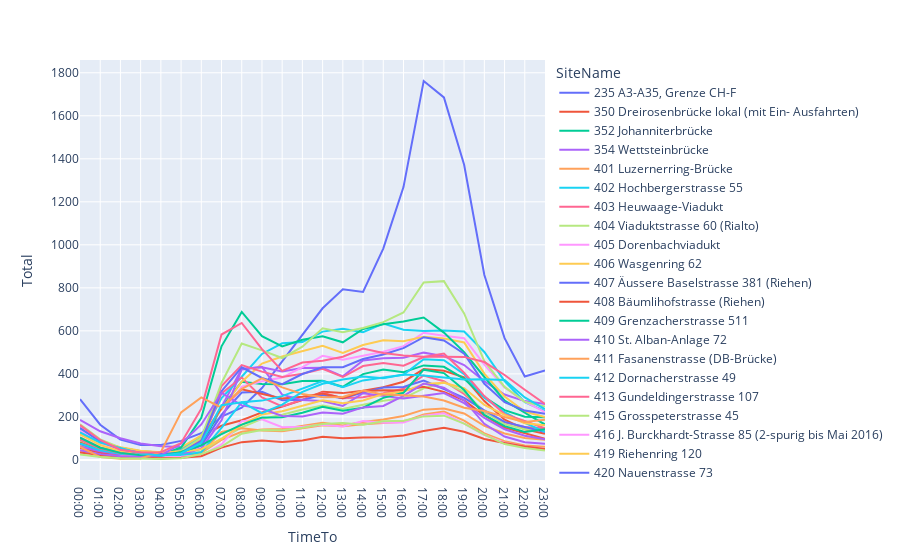

Notebook cell for this chart:
### Code cell
px.line(df_v1, x="TimeTo", y="Total", color="SiteName")

### Figure 1 — Plotly figure (JSON) as saved in the notebook; plotly's stock layout.template omitted (floating-point values rounded to 4 significant figures)
{"data": [{"hovertemplate": "SiteName=235 A3-A35, Grenze CH-F<br>TimeTo=%{x}<br>Total=%{y}<extra></extra>", "legendgroup": "235 A3-A35, Grenze CH-F", "line": {"color": "#636efa", "dash": "solid"}, "mode": "lines", "name": "235 A3-A35, Grenze CH-F", "showlegend": true, "type": "scatter", "x": ["00:00", "01:00", "02:00", "03:00", "04:00", "05:00", "06:00", "07:00", "08:00", "09:00", "10:00", "11:00", "12:00", "13:00", "14:00", "15:00", "16:00", "17:00", "18:00", "19:00", "20:00", "21:00", "22:00", "23:00"], "xaxis": "x", "y": [282.5, 163.6, 94.24, 68.75, 69.78, 88.44, 124.2, 201.5, 242.8, 334.0, 458.0, 584.0, 704.9, 792.8, 780.6, 982.6, 1268.0, 1762.0, 1685.0, 1372.0, 859.6, 566.2, 387.4, 415.6], "yaxis": "y"}, {"hovertemplate": "SiteName=350 Dreirosenbrücke lokal (mit Ein- Ausfahrten)<br>TimeTo=%{x}<br>Total=%{y}<extra></extra>", "legendgroup": "350 Dreirosenbrücke lokal (mit Ein- Ausfahrten)", "line": {"color": "#EF553B", "dash": "solid"}, "mode": "lines", "name": "350 Dreirosenbrücke lokal (mit Ein- Ausfahrten)", "showlegend": true, "type": "scatter", "x": ["00:00", "01:00", "02:00", "03:00", "04:00", "05:00", "06:00", "07:00", "08:00", "09:00", "10:00", "11:00", "12:00", "13:00", "14:00", "15:00", "16:00", "17:00", "18:00", "19:00", "20:00", "21:00", "22:00", "23:00"], "xaxis": "x", "y": [83.36, 49.61, 29.17, 20.0, 22.62, 38.33, 110.9, 158.7, 184.2, 221.0, 248.5, 278.4, 316.5, 310.5, 321.1, 337.8, 363.5, 422.1, 414.0, 384.0, 273.3, 186.9, 142.7, 121.6], "yaxis": "y"}, {"hovertemplate": "SiteName=352 Johanniterbrücke<br>TimeTo=%{x}<br>Total=%{y}<extra></extra>", "legendgroup": "352 Johanniterbrücke", "line": {"color": "#00cc96", "dash": "solid"}, "mode": "lines", "name": "352 Johanniterbrücke", "showlegend": true, "type": "scatter", "x": ["00:00", "01:00", "02:00", "03:00", "04:00", "05:00", "06:00", "07:00", "08:00", "09:00", "10:00", "11:00", "12:00", "13:00", "14:00", "15:00", "16:00", "17:00", "18:00", "19:00", "20:00", "21:00", "22:00", "23:00"], "xaxis": "x", "y": [130.4, 81.93, 56.5, 40.73, 34.37, 33.22, 66.88, 244.1, 362.7, 352.5, 351.3, 367.0, 367.9, 339.8, 399.0, 420.0, 407.8, 439.3, 432.8, 377.2, 292.1, 231.5, 200.3, 198.1], "yaxis": "y"}, {"hovertemplate": "SiteName=354 Wettsteinbrücke<br>TimeTo=%{x}<br>Total=%{y}<extra></extra>", "legendgroup": "354 Wettsteinbrücke", "line": {"color": "#ab63fa", "dash": "solid"}, "mode": "lines", "name": "354 Wettsteinbrücke", "showlegend": true, "type": "scatter", "x": ["00:00", "01:00", "02:00", "03:00", "04:00", "05:00", "06:00", "07:00", "08:00", "09:00", "10:00", "11:00", "12:00", "13:00", "14:00", "15:00", "16:00", "17:00", "18:00", "19:00", "20:00", "21:00", "22:00", "23:00"], "xaxis": "x", "y": [186.0, 132.9, 101.0, 76.05, 63.24, 60.52, 85.27, 245.8, 424.5, 430.2, 410.5, 427.1, 428.3, 388.5, 462.6, 472.4, 475.3, 498.7, 482.7, 440.9, 365.6, 303.8, 273.4, 259.9], "yaxis": "y"}, {"hovertemplate": "SiteName=401 Luzernerring-Brücke<br>TimeTo=%{x}<br>Total=%{y}<extra></extra>", "legendgroup": "401 Luzernerring-Brücke", "line": {"color": "#FFA15A", "dash": "solid"}, "mode": "lines", "name": "401 Luzernerring-Brücke", "showlegend": true, "type": "scatter", "x": ["00:00", "01:00", "02:00", "03:00", "04:00", "05:00", "06:00", "07:00", "08:00", "09:00", "10:00", "11:00", "12:00", "13:00", "14:00", "15:00", "16:00", "17:00", "18:00", "19:00", "20:00", "21:00", "22:00", "23:00"], "xaxis": "x", "y": [64.38, 39.06, 24.16, 17.13, 15.69, 21.96, 32.93, 93.26, 131.0, 141.2, 143.5, 158.6, 172.2, 159.6, 176.6, 187.9, 204.5, 233.7, 239.1, 216.1, 158.7, 122.9, 102.3, 93.95], "yaxis": "y"}, {"hovertemplate": "SiteName=402 Hochbergerstrasse 55<br>TimeTo=%{x}<br>Total=%{y}<extra></extra>", "legendgroup": "402 Hochbergerstrasse 55", "line": {"color": "#19d3f3", "dash": "solid"}, "mode": "lines", "name": "402 Hochbergerstrasse 55", "showlegend": true, "type": "scatter", "x": ["00:00", "01:00", "02:00", "03:00", "04:00", "05:00", "06:00", "07:00", "08:00", "09:00", "10:00", "11:00", "12:00", "13:00", "14:00", "15:00", "16:00", "17:00", "18:00", "19:00", "20:00", "21:00", "22:00", "23:00"], "xaxis": "x", "y": [141.7, 84.47, 50.78, 37.68, 32.09, 47.98, 110.7, 287.9, 386.5, 492.7, 542.2, 548.0, 596.4, 609.4, 593.9, 633.9, 604.9, 599.3, 601.5, 596.6, 501.6, 366.0, 268.9, 226.9], "yaxis": "y"}, {"hovertemplate": "SiteName=403 Heuwaage-Viadukt<br>TimeTo=%{x}<br>Total=%{y}<extra></extra>", "legendgroup": "403 Heuwaage-Viadukt", "line": {"color": "#FF6692", "dash": "solid"}, "mode": "lines", "name": "403 Heuwaage-Viadukt", "showlegend": true, "type": "scatter", "x": ["00:00", "01:00", "02:00", "03:00", "04:00", "05:00", "06:00", "07:00", "08:00", "09:00", "10:00", "11:00", "12:00", "13:00", "14:00", "15:00", "16:00", "17:00", "18:00", "19:00", "20:00", "21:00", "22:00", "23:00"], "xaxis": "x", "y": [105.2, 57.65, 37.79, 28.34, 26.02, 32.91, 80.83, 309.4, 383.1, 290.7, 248.2, 279.0, 312.2, 286.3, 290.9, 309.6, 330.8, 392.4, 365.9, 306.3, 222.2, 174.3, 153.4, 145.9], "yaxis": "y"}, {"hovertemplate": "SiteName=404 Viaduktstrasse 60 (Rialto)<br>TimeTo=%{x}<br>Total=%{y}<extra></extra>", "legendgroup": "404 Viaduktstrasse 60 (Rialto)", "line": {"color": "#B6E880", "dash": "solid"}, "mode": "lines", "name": "404 Viaduktstrasse 60 (Rialto)", "showlegend": true, "type": "scatter", "x": ["00:00", "01:00", "02:00", "03:00", "04:00", "05:00", "06:00", "07:00", "08:00", "09:00", "10:00", "11:00", "12:00", "13:00", "14:00", "15:00", "16:00", "17:00", "18:00", "19:00", "20:00", "21:00", "22:00", "23:00"], "xaxis": "x", "y": [90.12, 54.7, 34.48, 22.59, 18.55, 25.15, 38.5, 99.38, 151.5, 190.9, 209.9, 234.3, 253.4, 236.9, 256.9, 274.6, 287.2, 332.8, 361.3, 317.0, 224.1, 166.3, 142.5, 136.1], "yaxis": "y"}, {"hovertemplate": "SiteName=405 Dorenbachviadukt<br>TimeTo=%{x}<br>Total=%{y}<extra></extra>", "legendgroup": "405 Dorenbachviadukt", "line": {"color": "#FF97FF", "dash": "solid"}, "mode": "lines", "name": "405 Dorenbachviadukt", "showlegend": true, "type": "scatter", "x": ["00:00", "01:00", "02:00", "03:00", "04:00", "05:00", "06:00", "07:00", "08:00", "09:00", "10:00", "11:00", "12:00", "13:00", "14:00", "15:00", "16:00", "17:00", "18:00", "19:00", "20:00", "21:00", "22:00", "23:00"], "xaxis": "x", "y": [136.7, 78.28, 45.01, 27.54, 27.35, 32.05, 62.2, 207.9, 341.2, 365.3, 383.0, 431.3, 483.8, 466.2, 484.0, 502.9, 528.9, 591.1, 577.2, 566.0, 442.6, 336.4, 270.9, 222.7], "yaxis": "y"}, {"hovertemplate": "SiteName=406 Wasgenring 62<br>TimeTo=%{x}<br>Total=%{y}<extra></extra>", "legendgroup": "406 Wasgenring 62", "line": {"color": "#FECB52", "dash": "solid"}, "mode": "lines", "name": "406 Wasgenring 62", "showlegend": true, "type": "scatter", "x": ["00:00", "01:00", "02:00", "03:00", "04:00", "05:00", "06:00", "07:00", "08:00", "09:00", "10:00", "11:00", "12:00", "13:00", "14:00", "15:00", "16:00", "17:00", "18:00", "19:00", "20:00", "21:00", "22:00", "23:00"], "xaxis": "x", "y": [118.8, 69.02, 40.63, 26.26, 24.76, 56.91, 113.9, 234.5, 363.9, 448.0, 480.7, 504.8, 530.2, 496.8, 534.5, 556.7, 551.6, 572.4, 564.2, 545.8, 401.5, 294.2, 225.1, 198.8], "yaxis": "y"}, {"hovertemplate": "SiteName=407 Äussere Baselstrasse 381 (Riehen)<br>TimeTo=%{x}<br>Total=%{y}<extra></extra>", "legendgroup": "407 Äussere Baselstrasse 381 (Riehen)", "line": {"color": "#636efa", "dash": "solid"}, "mode": "lines", "name": "407 Äussere Baselstrasse 381 (Riehen)", "showlegend": true, "type": "scatter", "x": ["00:00", "01:00", "02:00", "03:00", "04:00", "05:00", "06:00", "07:00", "08:00", "09:00", "10:00", "11:00", "12:00", "13:00", "14:00", "15:00", "16:00", "17:00", "18:00", "19:00", "20:00", "21:00", "22:00", "23:00"], "xaxis": "x", "y": [74.62, 43.05, 25.45, 16.98, 16.19, 29.89, 66.79, 209.1, 313.0, 316.8, 277.3, 279.1, 301.7, 286.4, 312.8, 336.7, 339.1, 368.6, 329.5, 288.4, 230.4, 176.8, 152.7, 129.3], "yaxis": "y"}, {"hovertemplate": "SiteName=408 Bäumlihofstrasse (Riehen)<br>TimeTo=%{x}<br>Total=%{y}<extra></extra>", "legendgroup": "408 Bäumlihofstrasse (Riehen)", "line": {"color": "#EF553B", "dash": "solid"}, "mode": "lines", "name": "408 Bäumlihofstrasse (Riehen)", "showlegend": true, "type": "scatter", "x": ["00:00", "01:00", "02:00", "03:00", "04:00", "05:00", "06:00", "07:00", "08:00", "09:00", "10:00", "11:00", "12:00", "13:00", "14:00", "15:00", "16:00", "17:00", "18:00", "19:00", "20:00", "21:00", "22:00", "23:00"], "xaxis": "x", "y": [55.31, 33.47, 18.71, 14.96, 21.87, 38.7, 96.16, 241.9, 328.3, 306.8, 285.2, 293.1, 308.7, 287.4, 319.7, 323.8, 322.8, 340.1, 316.2, 276.9, 206.9, 150.2, 122.4, 97.63], "yaxis": "y"}, {"hovertemplate": "SiteName=409 Grenzacherstrasse 511<br>TimeTo=%{x}<br>Total=%{y}<extra></extra>", "legendgroup": "409 Grenzacherstrasse 511", "line": {"color": "#00cc96", "dash": "solid"}, "mode": "lines", "name": "409 Grenzacherstrasse 511", "showlegend": true, "type": "scatter", "x": ["00:00", "01:00", "02:00", "03:00", "04:00", "05:00", "06:00", "07:00", "08:00", "09:00", "10:00", "11:00", "12:00", "13:00", "14:00", "15:00", "16:00", "17:00", "18:00", "19:00", "20:00", "21:00", "22:00", "23:00"], "xaxis": "x", "y": [95.19, 55.47, 29.98, 20.67, 22.76, 57.35, 195.8, 528.0, 688.1, 574.9, 527.2, 558.8, 574.9, 546.6, 608.6, 630.8, 643.2, 662.3, 591.7, 501.2, 385.4, 276.1, 219.2, 164.5], "yaxis": "y"}, {"hovertemplate": "SiteName=410 St. Alban-Anlage 72<br>TimeTo=%{x}<br>Total=%{y}<extra></extra>", "legendgroup": "410 St. Alban-Anlage 72", "line": {"color": "#ab63fa", "dash": "solid"}, "mode": "lines", "name": "410 St. Alban-Anlage 72", "showlegend": true, "type": "scatter", "x": ["00:00", "01:00", "02:00", "03:00", "04:00", "05:00", "06:00", "07:00", "08:00", "09:00", "10:00", "11:00", "12:00", "13:00", "14:00", "15:00", "16:00", "17:00", "18:00", "19:00", "20:00", "21:00", "22:00", "23:00"], "xaxis": "x", "y": [61.49, 39.64, 26.47, 19.05, 17.24, 22.69, 52.7, 184.4, 420.7, 432.9, 303.3, 278.0, 274.1, 251.1, 309.8, 296.3, 285.0, 297.9, 310.6, 263.7, 195.1, 142.7, 112.3, 96.05], "yaxis": "y"}, {"hovertemplate": "SiteName=411 Fasanenstrasse (DB-Brücke)<br>TimeTo=%{x}<br>Total=%{y}<extra></extra>", "legendgroup": "411 Fasanenstrasse (DB-Brücke)", "line": {"color": "#FFA15A", "dash": "solid"}, "mode": "lines", "name": "411 Fasanenstrasse (DB-Brücke)", "showlegend": true, "type": "scatter", "x": ["00:00", "01:00", "02:00", "03:00", "04:00", "05:00", "06:00", "07:00", "08:00", "09:00", "10:00", "11:00", "12:00", "13:00", "14:00", "15:00", "16:00", "17:00", "18:00", "19:00", "20:00", "21:00", "22:00", "23:00"], "xaxis": "x", "y": [38.78, 20.42, 11.96, 8.156, 7.16, 10.54, 34.06, 129.6, 147.2, 136.8, 133.1, 147.6, 160.7, 156.8, 166.1, 171.8, 177.3, 211.4, 224.8, 182.3, 122.9, 86.5, 66.58, 61.48], "yaxis": "y"}, {"hovertemplate": "SiteName=412 Dornacherstrasse 49<br>TimeTo=%{x}<br>Total=%{y}<extra></extra>", "legendgroup": "412 Dornacherstrasse 49", "line": {"color": "#19d3f3", "dash": "solid"}, "mode": "lines", "name": "412 Dornacherstrasse 49", "showlegend": true, "type": "scatter", "x": ["00:00", "01:00", "02:00", "03:00", "04:00", "05:00", "06:00", "07:00", "08:00", "09:00", "10:00", "11:00", "12:00", "13:00", "14:00", "15:00", "16:00", "17:00", "18:00", "19:00", "20:00", "21:00", "22:00", "23:00"], "xaxis": "x", "y": [77.0, 44.94, 28.29, 19.28, 17.44, 21.1, 35.69, 148.9, 268.4, 275.7, 296.5, 331.7, 366.8, 338.3, 369.6, 383.5, 395.8, 468.3, 463.2, 398.7, 289.5, 222.2, 172.2, 130.8], "yaxis": "y"}, {"hovertemplate": "SiteName=413 Gundeldingerstrasse 107<br>TimeTo=%{x}<br>Total=%{y}<extra></extra>", "legendgroup": "413 Gundeldingerstrasse 107", "line": {"color": "#FF6692", "dash": "solid"}, "mode": "lines", "name": "413 Gundeldingerstrasse 107", "showlegend": true, "type": "scatter", "x": ["00:00", "01:00", "02:00", "03:00", "04:00", "05:00", "06:00", "07:00", "08:00", "09:00", "10:00", "11:00", "12:00", "13:00", "14:00", "15:00", "16:00", "17:00", "18:00", "19:00", "20:00", "21:00", "22:00", "23:00"], "xaxis": "x", "y": [94.24, 53.14, 32.02, 24.41, 23.92, 42.3, 98.0, 343.7, 440.8, 410.4, 385.7, 400.5, 423.4, 385.4, 436.2, 450.0, 438.0, 478.2, 494.8, 405.1, 296.7, 213.0, 181.0, 146.7], "yaxis": "y"}, {"hovertemplate": "SiteName=415 Grosspeterstrasse 45<br>TimeTo=%{x}<br>Total=%{y}<extra></extra>", "legendgroup": "415 Grosspeterstrasse 45", "line": {"color": "#B6E880", "dash": "solid"}, "mode": "lines", "name": "415 Grosspeterstrasse 45", "showlegend": true, "type": "scatter", "x": ["00:00", "01:00", "02:00", "03:00", "04:00", "05:00", "06:00", "07:00", "08:00", "09:00", "10:00", "11:00", "12:00", "13:00", "14:00", "15:00", "16:00", "17:00", "18:00", "19:00", "20:00", "21:00", "22:00", "23:00"], "xaxis": "x", "y": [165.8, 95.55, 56.41, 37.54, 32.06, 41.38, 102.9, 357.5, 540.9, 509.1, 473.5, 526.5, 611.7, 594.0, 613.2, 640.7, 685.4, 825.3, 831.1, 681.3, 458.9, 339.3, 269.8, 248.4], "yaxis": "y"}, {"hovertemplate": "SiteName=416 J. Burckhardt-Strasse 85 (2-spurig bis Mai 2016)<br>TimeTo=%{x}<br>Total=%{y}<extra></extra>", "legendgroup": "416 J. Burckhardt-Strasse 85 (2-spurig bis Mai 2016)", "line": {"color": "#FF97FF", "dash": "solid"}, "mode": "lines", "name": "416 J. Burckhardt-Strasse 85 (2-spurig bis Mai 2016)", "showlegend": true, "type": "scatter", "x": ["00:00", "01:00", "02:00", "03:00", "04:00", "05:00", "06:00", "07:00", "08:00", "09:00", "10:00", "11:00", "12:00", "13:00", "14:00", "15:00", "16:00", "17:00", "18:00", "19:00", "20:00", "21:00", "22:00", "23:00"], "xaxis": "x", "y": [33.37, 22.43, 17.43, 13.16, 12.6, 14.38, 20.08, 71.69, 180.3, 189.1, 152.2, 153.6, 162.9, 155.5, 181.2, 173.0, 173.9, 205.6, 217.0, 169.2, 115.9, 79.68, 62.28, 51.12], "yaxis": "y"}, {"hovertemplate": "SiteName=419 Riehenring 120<br>TimeTo=%{x}<br>Total=%{y}<extra></extra>", "legendgroup": "419 Riehenring 120", "line": {"color": "#FECB52", "dash": "solid"}, "mode": "lines", "name": "419 Riehenring 120", "showlegend": true, "type": "scatter", "x": ["00:00", "01:00", "02:00", "03:00", "04:00", "05:00", "06:00", "07:00", "08:00", "09:00", "10:00", "11:00", "12:00", "13:00", "14:00", "15:00", "16:00", "17:00", "18:00", "19:00", "20:00", "21:00", "22:00", "23:00"], "xaxis": "x", "y": [120.3, 82.23, 58.42, 42.39, 35.26, 37.32, 49.84, 97.12, 162.5, 211.6, 226.4, 251.9, 277.4, 263.2, 276.2, 306.7, 316.6, 353.2, 358.7, 333.8, 256.1, 209.3, 170.7, 160.9], "yaxis": "y"}, {"hovertemplate": "SiteName=420 Nauenstrasse 73<br>TimeTo=%{x}<br>Total=%{y}<extra></extra>", "legendgroup": "420 Nauenstrasse 73", "line": {"color": "#636efa", "dash": "solid"}, "mode": "lines", "name": "420 Nauenstrasse 73", "showlegend": true, "type": "scatter", "x": ["00:00", "01:00", "02:00", "03:00", "04:00", "05:00", "06:00", "07:00", "08:00", "09:00", "10:00", "11:00", "12:00", "13:00", "14:00", "15:00", "16:00", "17:00", "18:00", "19:00", "20:00", "21:00", "22:00", "23:00"], "xaxis": "x", "y": [149.4, 84.96, 49.13, 33.51, 27.92, 33.73, 87.82, 319.5, 430.5, 380.8, 352.0, 399.3, 430.4, 431.2, 469.1, 490.1, 519.9, 570.4, 555.0, 494.0, 353.9, 268.6, 229.5, 214.3], "yaxis": "y"}, {"hovertemplate": "SiteName=651 Entenweidstrasse 74<br>TimeTo=%{x}<br>Total=%{y}<extra></extra>", "legendgroup": "651 Entenweidstrasse 74", "line": {"color": "#EF553B", "dash": "solid"}, "mode": "lines", "name": "651 Entenweidstrasse 74", "showlegend": true, "type": "scatter", "x": ["00:00", "01:00", "02:00", "03:00", "04:00", "05:00", "06:00", "07:00", "08:00", "09:00", "10:00", "11:00", "12:00", "13:00", "14:00", "15:00", "16:00", "17:00", "18:00", "19:00", "20:00", "21:00", "22:00", "23:00"], "xaxis": "x", "y": [34.9, 22.31, 13.91, 9.53, 7.867, 10.32, 16.94, 57.25, 82.6, 90.53, 83.45, 89.97, 107.6, 100.5, 104.5, 104.8, 113.4, 134.5, 149.7, 130.8, 97.07, 78.54, 62.43, 50.79], "yaxis": "y"}, {"hovertemplate": "SiteName=653 Flughafenstrasse 30<br>TimeTo=%{x}<br>Total=%{y}<extra></extra>", "legendgroup": "653 Flughafenstrasse 30", "line": {"color": "#00cc96", "dash": "solid"}, "mode": "lines", "name": "653 Flughafenstrasse 30", "showlegend": true, "type": "scatter", "x": ["00:00", "01:00", "02:00", "03:00", "04:00", "05:00", "06:00", "07:00", "08:00", "09:00", "10:00", "11:00", "12:00", "13:00", "14:00", "15:00", "16:00", "17:00", "18:00", "19:00", "20:00", "21:00", "22:00", "23:00"], "xaxis": "x", "y": [103.7, 56.58, 32.64, 21.86, 19.12, 37.15, 67.22, 120.3, 163.8, 197.0, 198.2, 219.0, 246.8, 228.7, 242.5, 288.3, 312.0, 419.4, 403.7, 324.8, 208.9, 157.2, 129.9, 142.5], "yaxis": "y"}, {"hovertemplate": "SiteName=659 Schlachthofstrasse<br>TimeTo=%{x}<br>Total=%{y}<extra></extra>", "legendgroup": "659 Schlachthofstrasse", "line": {"color": "#ab63fa", "dash": "solid"}, "mode": "lines", "name": "659 Schlachthofstrasse", "showlegend": true, "type": "scatter", "x": ["00:00", "01:00", "02:00", "03:00", "04:00", "05:00", "06:00", "07:00", "08:00", "09:00", "10:00", "11:00", "12:00", "13:00", "14:00", "15:00", "16:00", "17:00", "18:00", "19:00", "20:00", "21:00", "22:00", "23:00"], "xaxis": "x", "y": [45.34, 26.84, 16.7, 14.04, 21.15, 74.96, 164.8, 312.1, 253.5, 237.6, 203.9, 202.2, 220.4, 214.2, 244.0, 251.0, 297.6, 355.1, 335.5, 276.3, 167.6, 108.5, 81.94, 75.36], "yaxis": "y"}, {"hovertemplate": "SiteName=660 Flughafenstrasse, Grenze CH-F<br>TimeTo=%{x}<br>Total=%{y}<extra></extra>", "legendgroup": "660 Flughafenstrasse, Grenze CH-F", "line": {"color": "#FFA15A", "dash": "solid"}, "mode": "lines", "name": "660 Flughafenstrasse, Grenze CH-F", "showlegend": true, "type": "scatter", "x": ["00:00", "01:00", "02:00", "03:00", "04:00", "05:00", "06:00", "07:00", "08:00", "09:00", "10:00", "11:00", "12:00", "13:00", "14:00", "15:00", "16:00", "17:00", "18:00", "19:00", "20:00", "21:00", "22:00", "23:00"], "xaxis": "x", "y": [60.49, 12.9, 5.523, 6.311, 36.51, 220.9, 290.4, 242.6, 330.1, 379.5, 336.9, 306.2, 291.5, 292.8, 322.7, 304.6, 300.7, 294.5, 276.3, 242.3, 227.5, 199.7, 176.8, 186.6], "yaxis": "y"}, {"hovertemplate": "SiteName=670 Zoll CH-D, Hiltalingerstrasse<br>TimeTo=%{x}<br>Total=%{y}<extra></extra>", "legendgroup": "670 Zoll CH-D, Hiltalingerstrasse", "line": {"color": "#19d3f3", "dash": "solid"}, "mode": "lines", "name": "670 Zoll CH-D, Hiltalingerstrasse", "showlegend": true, "type": "scatter", "x": ["00:00", "01:00", "02:00", "03:00", "04:00", "05:00", "06:00", "07:00", "08:00", "09:00", "10:00", "11:00", "12:00", "13:00", "14:00", "15:00", "16:00", "17:00", "18:00", "19:00", "20:00", "21:00", "22:00", "23:00"], "xaxis": "x", "y": [127.7, 80.29, 55.32, 29.66, 20.86, 31.01, 79.37, 253.9, 267.9, 217.2, 256.7, 316.5, 353.9, 373.5, 387.3, 379.1, 397.3, 392.7, 382.9, 373.6, 375.5, 371.7, 290.6, 236.2], "yaxis": "y"}, {"hovertemplate": "SiteName=671 Zoll CH-D, Freiburgerstrasse<br>TimeTo=%{x}<br>Total=%{y}<extra></extra>", "legendgroup": "671 Zoll CH-D, Freiburgerstrasse", "line": {"color": "#FF6692", "dash": "solid"}, "mode": "lines", "name": "671 Zoll CH-D, Freiburgerstrasse", "showlegend": true, "type": "scatter", "x": ["00:00", "01:00", "02:00", "03:00", "04:00", "05:00", "06:00", "07:00", "08:00", "09:00", "10:00", "11:00", "12:00", "13:00", "14:00", "15:00", "16:00", "17:00", "18:00", "19:00", "20:00", "21:00", "22:00", "23:00"], "xaxis": "x", "y": [161.6, 92.67, 47.44, 34.58, 35.46, 78.32, 238.2, 583.0, 636.6, 515.3, 414.2, 452.9, 461.5, 479.7, 517.7, 497.2, 485.1, 479.8, 479.9, 478.9, 455.0, 394.8, 326.0, 260.2], "yaxis": "y"}, {"hovertemplate": "SiteName=672 Zoll CH-D, Weilstrasse<br>TimeTo=%{x}<br>Total=%{y}<extra></extra>", "legendgroup": "672 Zoll CH-D, Weilstrasse", "line": {"color": "#B6E880", "dash": "solid"}, "mode": "lines", "name": "672 Zoll CH-D, Weilstrasse", "showlegend": true, "type": "scatter", "x": ["00:00", "01:00", "02:00", "03:00", "04:00", "05:00", "06:00", "07:00", "08:00", "09:00", "10:00", "11:00", "12:00", "13:00", "14:00", "15:00", "16:00", "17:00", "18:00", "19:00", "20:00", "21:00", "22:00", "23:00"], "xaxis": "x", "y": [24.66, 13.97, 7.222, 4.642, 4.176, 8.046, 26.81, 61.65, 121.5, 138.7, 137.7, 149.0, 167.0, 171.9, 163.1, 179.4, 182.3, 202.3, 205.7, 168.8, 117.7, 73.64, 54.98, 43.6], "yaxis": "y"}], "layout": {"legend": {"title": {"text": "SiteName"}, "tracegroupgap": 0}, "margin": {"t": 60}, "xaxis": {"anchor": "y", "domain": [0, 1], "title": {"text": "TimeTo"}}, "yaxis": {"anchor": "x", "domain": [0, 1], "title": {"text": "Total"}}}}
